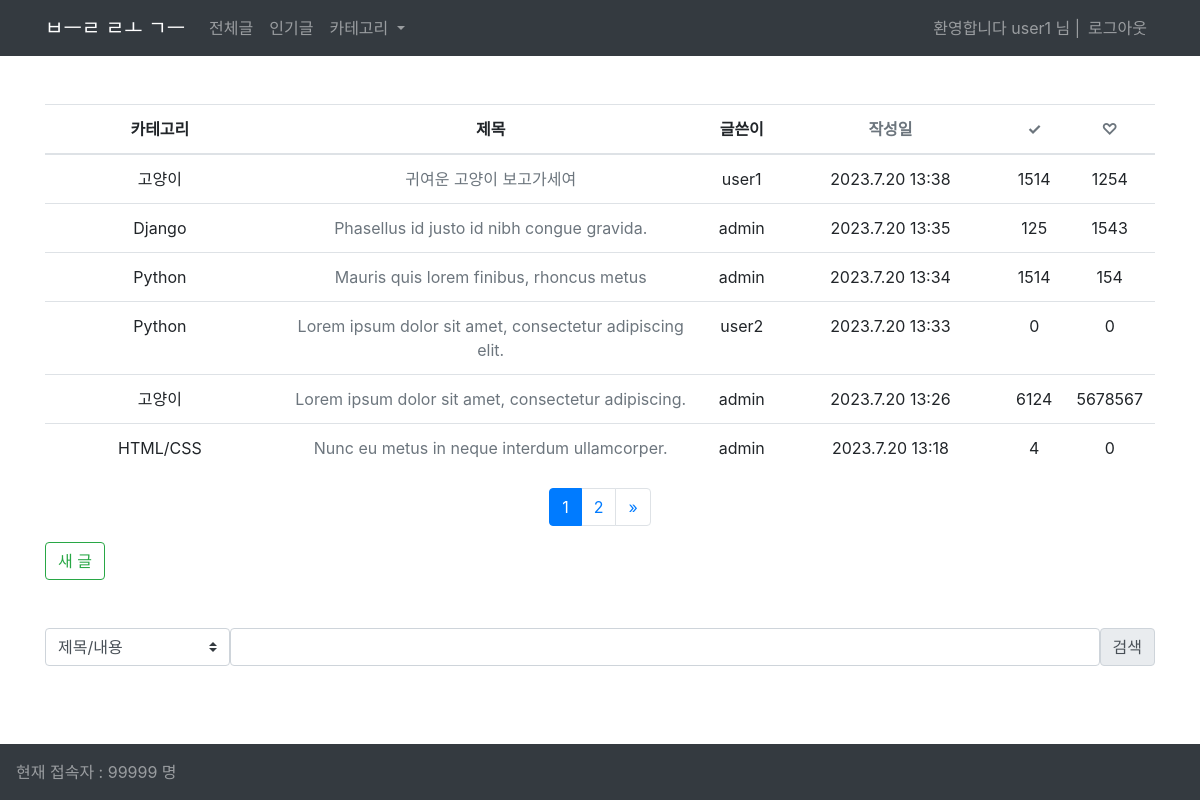
Screenshot of /blog/ (signed in) with the database file from the repository.
### blog/models.py (models this page shows, shortened)
class Post(models.Model):
    CATEGORY_CHOICES = [
        ("HTML/CSS", "HTML/CSS"),
        ("Python", "Python"),
        ("Django", "Django"),
        ("고양이", "고양이"),
    ]
    title = models.CharField(max_length=200)
    content = models.TextField(null=True, blank=True)
    writer = models.ForeignKey(User, on_delete=models.CASCADE)
    updated_at = models.DateTimeField(auto_now=True)
    created_at = models.DateTimeField(auto_now_add=True)
    views = models.IntegerField(default=0)
    likes = models.IntegerField(default=0)
    category = models.CharField(max_length=50, choices=CATEGORY_CHOICES)
    thumbnail = models.ImageField(upload_to="thumbnails/", blank=True, null=True)

### blog/views.py (the view)
# urls.py: path("", views.PostList.as_view(), name="list"),
class PostList(View):
    def get(self, request):
        if request.GET.get("sort"):
            sort = request.GET.get("sort")
        else:
            sort = "created_at"
        posts = Post.objects.all()
        posts_sorted = sorted(posts, key=lambda x: getattr(x, sort), reverse=True)
        posts_per_page = 6
        page_number = request.GET.get("page", 1)
        paginator = Paginator(posts_sorted, posts_per_page)
        try:
            page = paginator.page(page_number)
        except InvalidPage:
            page = paginator.page(1)
        context = {
            "posts": page,
            "sort": sort,
        }
        return render(request, "blog/post_list.html", context)

### blog/templates/blog/post_list.html (shortened to what this page needs)
{% extends 'base.html' %}
{% block content %}
{% if posts %}
<table class="table table-hover text-center mt-5">
    <thead class="thead">
        <tr>
            <th class='w-25'>카테고리</th>
            <th class='w-50'>제목</th>
            <th class="w-">글쓴이</th>
            <th class="w-25"><a href="?sort=created_at" class="text-muted">작성일</a></th>
            <th class="w"><a href="?sort=views" class="text-muted">✓</a></th>
            <th class="w"><a href="?sort=likes" class="text-muted">♡</a></th>
        </tr>
    </thead>
    <tbody>
        {% if sort %}
            {% for post in posts|dictsortreversed:sort %}
            <tr>
                <td>{{ post.category }}</td>
                <td><a href="{% url 'blog:detail' post_id=post.pk %}" class="text-muted">{{ post.title }}</a></td>
                <td>{{ post.writer }}</td>
                <td>{{ post.created_at.year }}.{{post.created_at.month}}.{{post.created_at.day}} {{post.created_at.hour}}:{{post.created_at.minute}}</td>
                <td>{{ post.views }}</td>
                <td>{{ post.likes }}</td>
            </tr>
            {% endfor %}
        {% endif %}
    </tbody>
</table>
{% else %}
    {% if query %}
    <p>일치하는 검색 결과가 없습니다.</p>
    {% else %}
    <p>작성된 게시글이 없습니다.</p>
    {% endif %}
{% endif %}
{% if posts.has_other_pages %}
<nav aria-label="Page navigation">
  <ul class="pagination justify-content-center">
    {% for i in posts.paginator.page_range %}
      {% if posts.number == i %}
        <li class="page-item active"><a class='page-link' href='#'>{{ i }}</a></li>
      {% else %}
        <li class='page-item'>
            <a class='page-link' href="?page={{ i }}&sort={{sort}}">{{ i }}</a>
        </li>
      {% endif %}
    {% endfor %}
    {% if posts.has_next %}
    <li class="page-item">
      <a class="page-link" href="?page={{ posts.next_page_number }}&sort={{sort}}" aria-label="Next">
        <span aria-hidden="true">&raquo;</span>
      </a>
    </li>
    {% endif %}
  </ul>
</nav>
{% endif %}
{% if request.user.is_authenticated %}
<a href="{% url 'blog:write' %}" class="btn btn-outline-success">새 글</a>
{% endif %}
<form action="{% url 'blog:search' %}" method='get' class='d-flex mt-5'>
    <select class="custom-select col col-lg-2" name='q-opt'>
        <option selected value="1">제목/내용</option>
    </select>
    <input type="text" name='q' class='form-control'>
    <input type="submit" value="검색" class="input-group-text">
</form>
{% endblock content %}

### templates/base.html (shortened to what this page needs)
<!DOCTYPE html>
<html lang="kr">
  <head>
    <link rel="stylesheet" href="https://cdn.jsdelivr.net/npm/bootstrap@4.0.0/dist/css/bootstrap.min.css" />
  </head>
  <body>
    <nav class="navbar sticky-top navbar-expand-lg navbar-dark bg-dark">
      <div class='container'>
          <a class="navbar-brand mw-5" href="{% url 'main' %}">ㅂㅡㄹ ㄹㅗ ㄱㅡ</a>
          <div class="collapse navbar-collapse" id="navbarSupportedContent">
            <ul class="navbar-nav mr-auto">
              <li class="nav-item">
                <a class="nav-link" href="{% url 'blog:list' %}">전체글</a>
              </li>
              <li class="nav-item">
                <a class="nav-link" href="{% url 'blog:hot' %}">인기글</a>
              </li>
              <li class="nav-item dropdown">
                <a class="nav-link dropdown-toggle" href="#" id="navbarDropdown" role="button" data-toggle="dropdown" aria-haspopup="true" aria-expanded="false">
                카테고리
                </a>
              </li>
            </ul>
            <ul class="navbar-nav ms-auto">
                {% if request.user.is_authenticated %}
                <li class='nav-item'><span class="navbar-text">환영합니다 {{request.user}} 님 |</span></li>
                {% endif %}
                {% if request.user.is_authenticated %}
                <li class="nav-item">
                    <a class="nav-link" href="{% url 'user:logout' %}">로그아웃</a>
                </li>
                {% endif %}
            </ul>
          </div>
      </div>
    </nav>
    <div class="container " style="margin-top: 10px; margin-bottom: 100px;" >
        {% load static %}
        <link rel="stylesheet" href="https://uicdn.toast.com/editor/latest/toastui-editor.min.css"/>
        {% block content %}
        {% endblock %}
    </div>
    <footer class="navbar fixed-bottom navbar-expand-sm navbar-dark bg-dark">
        <span class="navbar-text">현재 접속자 : 99999 명</span>
    </footer>
  </body>
</html>

### rows the page displays
Post: category "고양이", title "귀여운 고양이 보고가세여", writer "user1", created_at.year "2023", created_at.month "7", created_at.day "20", created_at.hour "13", created_at.minute "38", views "1514", likes "1254"
Post: category "Django", title "Phasellus id justo id nibh congue gravida.", writer "admin", created_at.year "2023", created_at.month "7", created_at.day "20", created_at.hour "13", created_at.minute "35", views "125", likes "1543"
Post: category "Python", title "Mauris quis lorem finibus, rhoncus metus", writer "admin", created_at.year "2023", created_at.month "7", created_at.day "20", created_at.hour "13", created_at.minute "34", views "1514", likes "154"
Post: category "Python", title "Lorem ipsum dolor sit amet, consectetur adipiscing elit.", writer "user2", created_at.year "2023", created_at.month "7", created_at.day "20", created_at.hour "13", created_at.minute "33", views "0", likes "0"
Post: category "고양이", title "Lorem ipsum dolor sit amet, consectetur adipiscing.", writer "admin", created_at.year "2023", created_at.month "7", created_at.day "20", created_at.hour "13", created_at.minute "26", views "6124", likes "5678567"
Post: category "HTML/CSS", title "Nunc eu metus in neque interdum ullamcorper.", writer "admin", created_at.year "2023", created_at.month "7", created_at.day "20", created_at.hour "13", created_at.minute "18", views "4", likes "0"

### other values shown
{{ request.user }} "user1"
{{ i }} "1"
{{ i }} "2"
